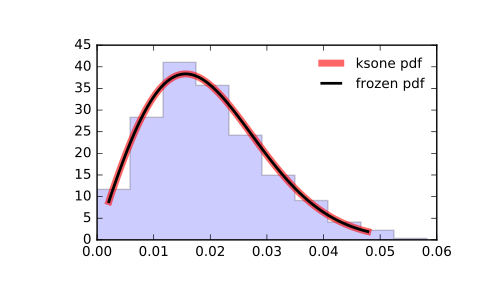

Generate this figure with Python:
from scipy.stats import ksone
import matplotlib.pyplot as plt
fig, ax = plt.subplots(1, 1)

# Calculate a few first moments:

n = 1e+03
mean, var, skew, kurt = ksone.stats(n, moments='mvsk')

# Display the probability density function (``pdf``):

x = np.linspace(ksone.ppf(0.01, n),
                ksone.ppf(0.99, n), 100)
ax.plot(x, ksone.pdf(x, n),
       'r-', lw=5, alpha=0.6, label='ksone pdf')

# Alternatively, the distribution object can be called (as a function)
# to fix the shape, location and scale parameters. This returns a "frozen"
# RV object holding the given parameters fixed.

# Freeze the distribution and display the frozen ``pdf``:

rv = ksone(n)
ax.plot(x, rv.pdf(x), 'k-', lw=2, label='frozen pdf')

# Check accuracy of ``cdf`` and ``ppf``:

vals = ksone.ppf([0.001, 0.5, 0.999], n)
np.allclose([0.001, 0.5, 0.999], ksone.cdf(vals, n))
# True

# Generate random numbers:

r = ksone.rvs(n, size=1000)

# And compare the histogram:

ax.hist(r, normed=True, histtype='stepfilled', alpha=0.2)
ax.legend(loc='best', frameon=False)
plt.show()
